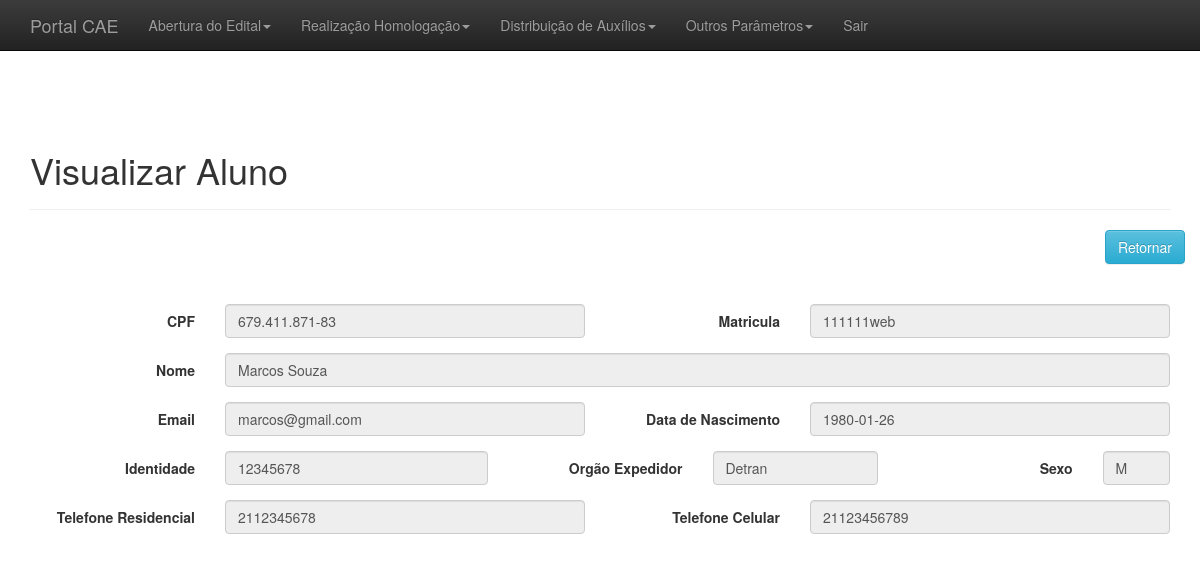
The page /adm/visual_aluno.php on the database its author committed.
### tables this page shows
CREATE TABLE `pessoa` (
  `id` int(11) NOT NULL,
  `cpf` varchar(22) DEFAULT NULL,
  `email` varchar(45) DEFAULT NULL,
  `nome` varchar(45) DEFAULT NULL,
  `dataNascimento` date DEFAULT NULL,
  `identidade` int(11) DEFAULT NULL,
  `orgaoExpedidor` varchar(10) DEFAULT NULL,
  `sexo` varchar(3) DEFAULT NULL,
  `telefoneResidencial` varchar(15) DEFAULT NULL,
  `telefoneCelular` varchar(15) DEFAULT NULL
);

CREATE TABLE `aluno` (
  `id` int(11) NOT NULL,
  `matricula` varchar(20) NOT NULL,
  `pessoa_id` int(11) NOT NULL,
  `curso_id` int(11) NOT NULL,
  `escolaridade_id` int(11) NOT NULL
);

### adm/visual_aluno.php (the view, shortened to what this page needs)
<?php
include_once("conexao.php");
include_once("header_adm.php");
include_once("menu_admin.php");
?>
<?php
$result = mysqli_query($conectar, "SELECT p.id, u.matricula, p.cpf, p.nome, p.email, p.dataNascimento,p.identidade,p.orgaoExpedidor,p.sexo,p.telefoneResidencial,p.telefoneCelular, u.id as 'aluno_id' FROM pessoa p, aluno u where u.pessoa_id = p.id ORDER BY 'id'");
$resultado = mysqli_fetch_assoc($result);
?>
<br>
<div class="container theme-showcase" role="main">
	<div class="page-header">
		<h1>Visualizar Aluno</h1>
	</div>
	<div class="row espaco">
		<div class="pull-right">
			<a href='listar_aluno.php'><button type='button' class='btn btn-info'>Retornar</button></a>
		</div>
	</div>
	<br>
	<div class="row">
		<div class="col-md-12">
			<form class="form-horizontal" method = "POST" action = "processa/proc_edit_aluno.php">
				<div class="form-group">
					<label for="inputEmail3" class="col-sm-2 control-label">CPF</label>
					<div class="col-sm-4">
						<input type="text" readonly="readonly"class="form-control" name="cpf" id="cpf" placeholder="" value = "<?php echo $resultado['cpf'];?>">
					</div>
					<label for="inputEmail3" class="col-sm-2 control-label">Matricula</label>
					<div class="col-sm-4">
						<input type="text" readonly="readonly" class="form-control" name="matricula" id="matricula" placeholder="" value = "<?php echo $resultado['matricula'];?>">
					</div>
				</div>
				<div class="form-group">
					<label for="inputEmail3" class="col-sm-2 control-label">Nome</label>
					<div class="col-sm-10">
						<input type="text" readonly="readonly" class="form-control" name="nome" placeholder="" value = "<?php echo $resultado['nome'];?>">
					</div>
				</div>
				<div class="form-group">
					<label for="inputEmail3" class="col-sm-2 control-label">Email</label>
					<div class="col-sm-4">
						<input type="email" readonly="readonly" class="form-control" name="email" placeholder="" value = "<?php echo $resultado['email'];?>">
					</div>
					<label for="inputEmail3" class="col-sm-2 control-label">Data de Nascimento</label>
					<div class="col-sm-4">
						<input type="text" readonly="readonly" class="form-control" name="dataNascimento" id="dataNascimento" placeholder="" value = "<?php echo $resultado['dataNascimento'];?>">
					</div>
				</div>
				<div class="form-group">
					<label for="inputEmail3" class="col-sm-2 control-label">Identidade</label>
					<div class="col-sm-3">
						<input type="text" readonly="readonly" class="form-control" name="identidade" placeholder="" value = "<?php echo $resultado['identidade'];?>">
					</div>
					<label for="inputEmail3" class="col-sm-2 control-label">Orgão Expedidor</label>
					<div class="col-sm-2">
						<input type="text" readonly="readonly" class="form-control" name="orgaoExpedidor" placeholder="" value = "<?php echo $resultado['orgaoExpedidor'];?>">
					</div>
					<label for="inputEmail3" class="col-sm-2 control-label">Sexo</label>
					<div class="col-sm-1">
						<input type="text" readonly="readonly" class="form-control" name="sexo" id="sexo" value = "<?php echo $resultado['sexo'];?>">
					</div>
				</div>
				<div class="form-group">
					<label for="inputEmail3" class="col-sm-2 control-label">Telefone Residencial</label>
					<div class="col-sm-4">
						<input type="text" readonly="readonly" class="form-control" name="telefoneResidencial" id="telefoneResidencial" placeholder="" value = "<?php echo $resultado['telefoneResidencial'];?>">
					</div>
					<label for="inputEmail3" class="col-sm-2 control-label">Telefone Celular</label>
					<div class="col-sm-4">
						<input type="text" readonly="readonly" class="form-control" name="telefoneCelular" id="telefoneCelular" placeholder="" value = "<?php echo $resultado['telefoneCelular'];?>">
					</div>
				</div>
			</form>
		</div>
	</div>
</div>
<?php
include_once("footer_adm.php");
?>

### adm/css/theme.css (style rules this page uses)
body { padding-top: 70px; padding-bottom: 30px; }
.espaco { margin-bottom:20px; }

### rows shown on the page
pessoa: cpf "679.411.871-83", nome "Marcos Souza", email "marcos@gmail.com", dataNascimento "1980-01-26", identidade "12345678", orgaoExpedidor "Detran", sexo "M", telefoneResidencial "2112345678", telefoneCelular "21123456789"
aluno: matricula "111111web"
